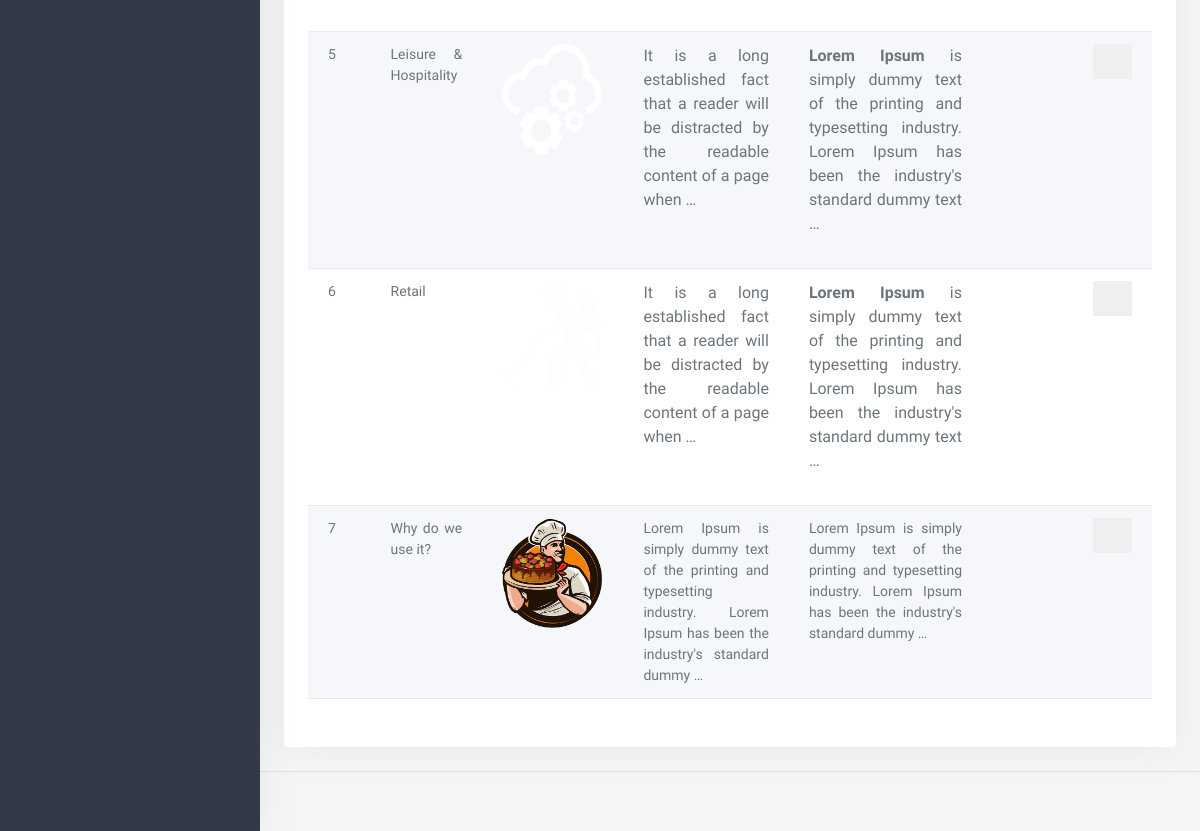
Page /dashboard/sectors (lower part) on the earlier database version.
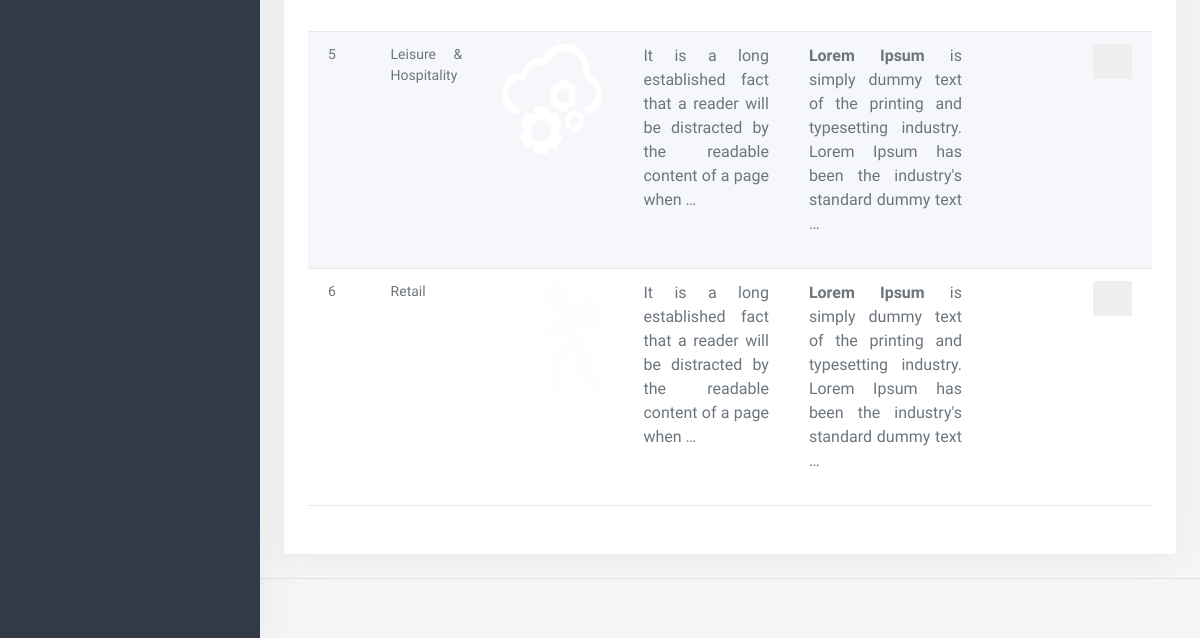
Same page on the later database version.
### app/models.py (models this page shows, shortened)
class Sector(models.Model):
    icon_image = models.ImageField(upload_to='sectorsicon/',verbose_name='Choose Icon Image')
    image = models.ImageField(upload_to='sectorimage/')
    title = models.CharField(max_length=150,verbose_name='Enter Title')
    short_descriptions =RichTextField(verbose_name='Short Description',max_length=500)
    descriptions = RichTextField(verbose_name='Enter descriptions')
    slug = AutoSlugField(populate_from='title', unique=True, default=None)
    class Meta:
        ordering =['id']
        verbose_name='Sector'
        verbose_name_plural = 'Sectors'

### app2/views.py (the view)
# urls.py: path('sectors',SectorListView.as_view(), name='sectors'),
class SectorListView(generic.ListView):
    model = Sector
    context_object_name ='sectors'
    template_name ='app2/sector_list.html'

### app/context_processor.py (called while the page is built)
def solutions(request):
    solutions_data = Solutions.objects.all()
    context = {
        'solution_category': solutions_data
    }
    return context

def sectors(request):
    secots_all = Sector.objects.all()
    context = {
        'secotrs':secots_all
    }
    return context

def career_category(request):
    categories = Category.objects.all()
    return({
        'careers_categories':categories
    })

def organizationsetting(request):
    organization_setting = OrganizationSetting.objects.first()
    return ({
        'organization_settings': organization_setting
    })

def locations(request):
    all_office_locations = Office.objects.all()[:5]
    return({
        'office_locations':all_office_locations
    })

### app2/templates/app2/sector_list.html (shortened to what this page needs)
{% extends 'app2/base.html' %}
{% load static %}
{% block body %}
<div class="content-page">
    <div class="content">
        <div class="container-fluid">
            <div class="row pt-3">
                <div class="col-12">
                    <div class="card">
                        <div class="card-body">
                            <div class="tab-content ">
                                <table id="datatable-buttons" class="table table-striped dt-responsive nowrap w-100 ">
                                    <tbody>
                                    {%for sector in sectors %}
                                    <tr>
                                        <td>
                                            {{forloop.counter}}
                                        </td>
                                        <td style="width:auto; text-align:justify;">
                                            {{sector.title}}
                                        </td>
                                        <td>
                                            <div class="image-gallery" >
                                                <img class="thumbnail" src="{{sector.icon_image.url}}" style="height: 200px; width: 100px;" alt="Thumbnail Image">
                                            </div>
                                        </td>
                                        <td style="width:auto; text-align:justify;">
                                            {{sector.short_descriptions|safe|truncatewords:20}}
                                        </td>
                                        <td style="width:auto; text-align:justify;">
                                            {{sector.descriptions|safe|truncatewords:20}}
                                        </td>
                                        <td>
                                            <a href="{% url 'dashboard:update_sector' sector.slug %}" class="action-icon"> <i class="mdi mdi-square-edit-outline"></i></a>
                                            <button type="button"  data-bs-toggle="modal" data-bs-target="#sectorDeleteModal_{{sector.id}}" class="border-0 text-danger float-end rounded-0">
                                                <i class="mdi mdi-delete"></i>
                                            </button>
                                        </td>
                                    </tr>
                                    {%endfor%}
                                    </tbody>
                                </table>
                            </div>
                        </div>
                    </div>
                </div>
            </div>
        </div>
    </div>
</div>
{%endblock%}

Differences in the rows shown:
removed Sector: title "Why do we use it?", icon_image (picture), short_descriptions "Lorem Ipsum is simply dummy text of the printing and typesetting industry. Lorem Ipsum has been the industry's standard dummy …", descriptions "Lorem Ipsum is simply dummy text of the printing and typesetting industry. Lorem Ipsum has been the industry's standard dummy …"
